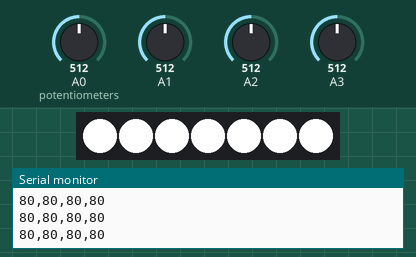
This sketch was run on a simulated Arduino Uno, built with avr-gcc and run on an emulated ATmega328P. On the bench: 7 RGB LEDs in strip order, left to right, the last lines printed to the serial monitor. The inputs (shaded band) are chosen by the test bench; at power-on: A0 (potentiometers) = 512, A3 = 512, A1 = 512, A2 = 512. Dim RGB values are drawn brighter than linear.

Above: at 1.2 s.
1.3 s: A0 (potentiometers) set to 30
At 2.5 s:
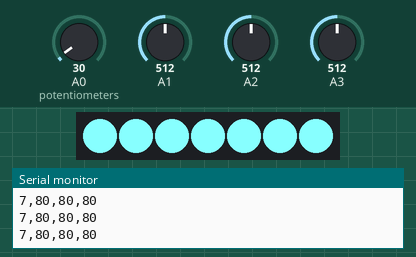
2.8 s: A3 set to 306
At 3.6 s:
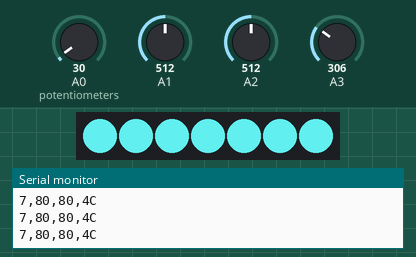
4.3 s: A1 set to 306
At 4.6 s:
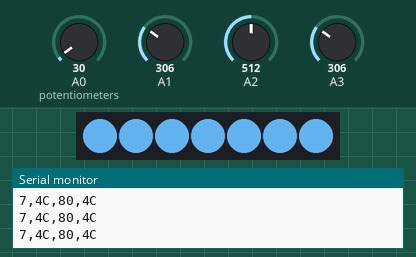
5.8 s: A2 set to 30
At 6.8 s:
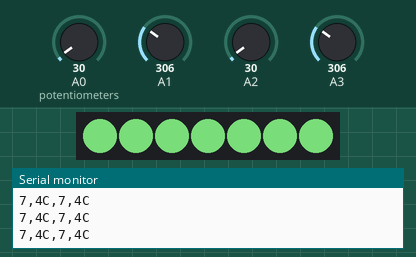
7.3 s: A0 (potentiometers) set to 306
At 8.4 s:
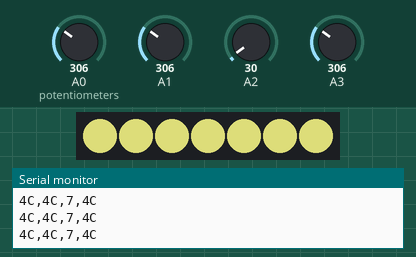
8.8 s: A1 set to 30
At 9.4 s:
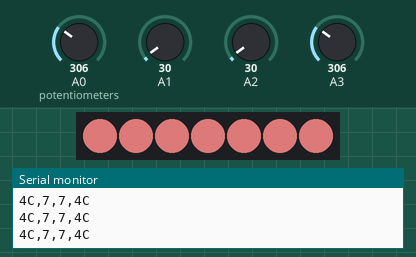
Timing chart, 0 to 11.3 s (numbered marks = the images above; inputs shaded):
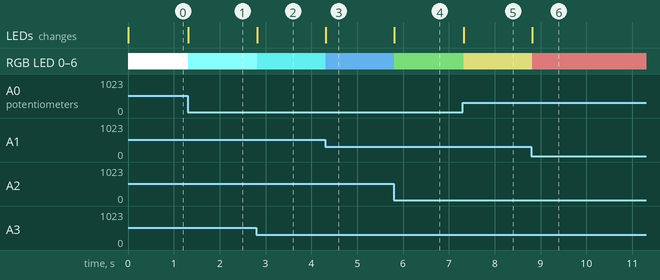

The sketch:

NeoPixelRGBController.ino
```cpp
/*
  RGBW NeoPixel controller

  This sketch changes of a neoPixel device based on four potentiometers,
  one for red, green, blue, and white

  Uses Adafruit's NeoPixel library: https://github.com/adafruit/Adafruit_NeoPixel

  created 29 Oct 2017
  by Tom Igoe

*/
#include <Adafruit_NeoPixel.h>
const int neoPixelPin = 5;   // control pin
const int pixelCount = 7;    // number of pixels

// set up strip:
Adafruit_NeoPixel strip = Adafruit_NeoPixel(pixelCount, neoPixelPin, NEO_GRBW + NEO_KHZ800);

void setup() {
  strip.begin();    // initialize pixel strip
  strip.clear();    // turn all LEDs off
  strip.show();     // update strip
  Serial.begin(9600);
}

void loop() {
  int red = analogRead(A0) / 4;  // read potentiometers
  delay(1);                      // delay to stabilize ADC
  int green = analogRead(A1) / 4;
  delay(1);
  int blue = analogRead(A2) / 4;
  delay(1);
  int white = analogRead(A3) / 4;

  Serial.print(red, HEX);
  Serial.print(",");
  Serial.print(green, HEX);
  Serial.print(",");
  Serial.print(blue, HEX);
  Serial.print(",");
  Serial.println(white, HEX);


  // loop over all the pixels:
  for (int pixel = 0; pixel < pixelCount; pixel++) {
    strip.setPixelColor(pixel, red, green, blue, white);    // set the color for this pixel
    strip.show();   // update the strip
  }
}
```

Measured:
- after the input at 1.3 s, RGB LED 0–6: RGB(255, 255, 255) → RGB(135, 255, 255) at once; the LEDs: change at once (image 1)
- after the input at 2.8 s, RGB LED 0–6: RGB(135, 255, 255) → RGB(83, 204, 204) at once; the LEDs: change at once (image 2)
- after the input at 4.3 s, RGB LED 0–6: RGB(83, 204, 204) → RGB(83, 152, 204) at once; the LEDs: change at once (image 3)
- after the input at 5.8 s, RGB LED 0–6: RGB(83, 152, 204) → RGB(83, 152, 83) at once; the LEDs: change at once (image 4)
- after the input at 7.3 s, RGB LED 0–6: RGB(83, 152, 83) → RGB(152, 152, 83) at once; the LEDs: change at once (image 5)
- after the input at 8.8 s, RGB LED 0–6: RGB(152, 152, 83) → RGB(152, 83, 83) at once; the LEDs: change at once (image 6)
